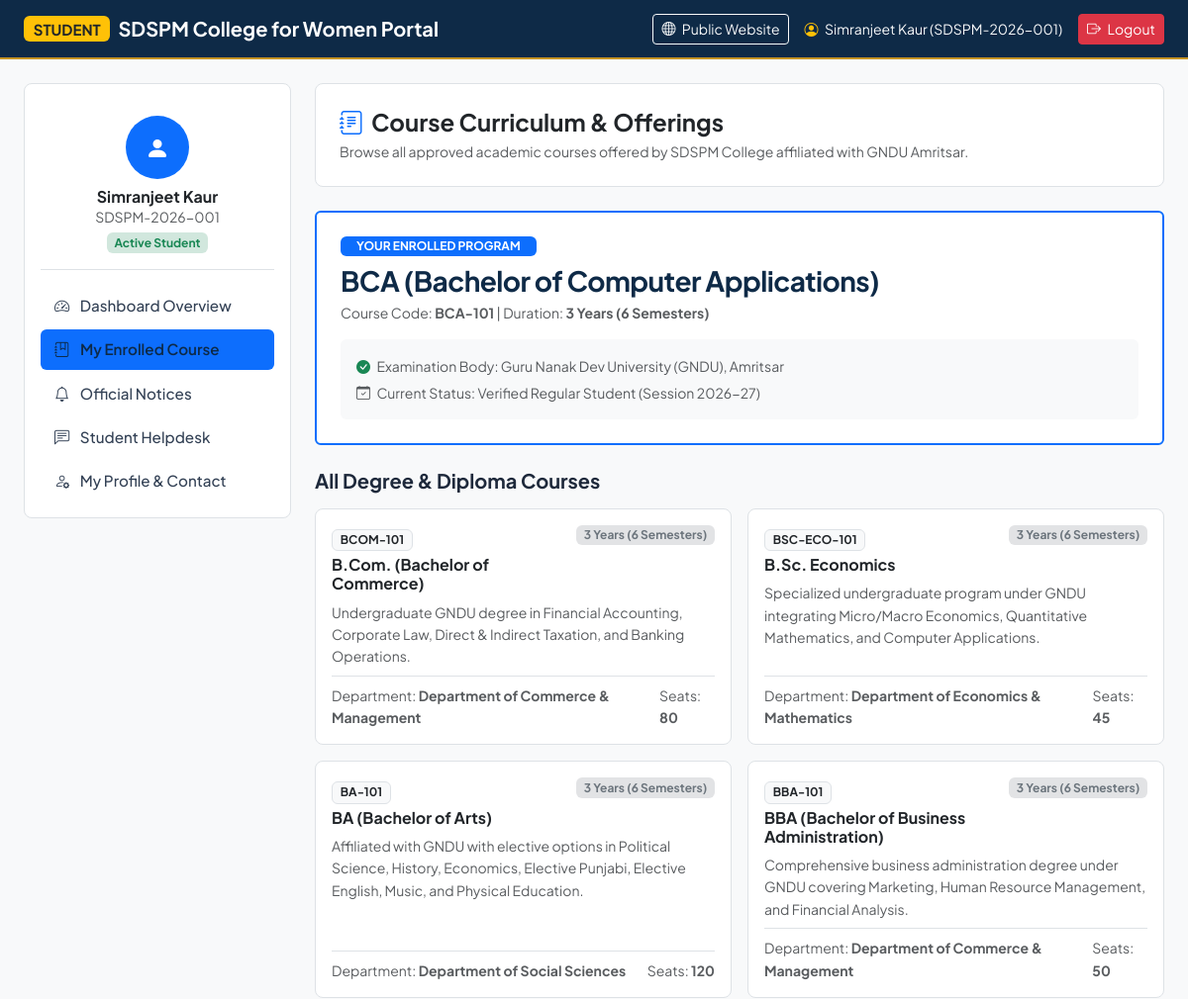
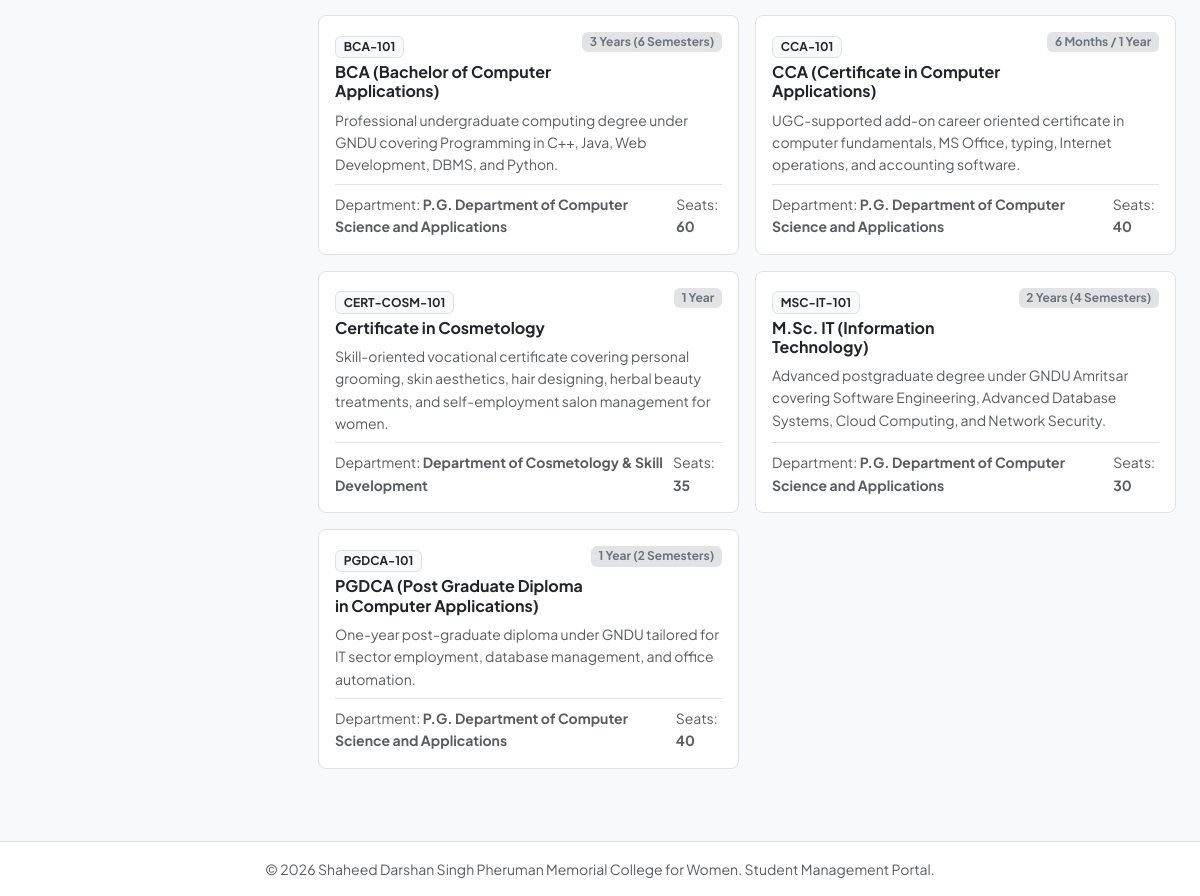
The app's page /user/courses.php (signed in) with its own data (2 pictures, top to bottom).
### tables this page shows
CREATE TABLE IF NOT EXISTS `students` (
  `id` INT AUTO_INCREMENT PRIMARY KEY,
  `roll_no` VARCHAR(50) NOT NULL UNIQUE,
  `full_name` VARCHAR(100) NOT NULL,
  `email` VARCHAR(100) NOT NULL UNIQUE,
  `phone` VARCHAR(20) NOT NULL,
  `password` VARCHAR(255) NOT NULL,
  `course_id` INT DEFAULT NULL,
  `gender` VARCHAR(10) DEFAULT 'Female',
  `address` TEXT,
  `status` ENUM('Active', 'Pending', 'Suspended') DEFAULT 'Active',
  `created_at` TIMESTAMP DEFAULT CURRENT_TIMESTAMP,
  CONSTRAINT `fk_student_course` FOREIGN KEY (`course_id`) REFERENCES `courses` (`id`) ON DELETE SET NULL ON UPDATE CASCADE
);

CREATE TABLE IF NOT EXISTS `courses` (
  `id` INT AUTO_INCREMENT PRIMARY KEY,
  `course_name` VARCHAR(150) NOT NULL,
  `course_code` VARCHAR(30) NOT NULL UNIQUE,
  `department_id` INT,
  `duration` VARCHAR(50) NOT NULL,
  `eligibility` TEXT NOT NULL,
  `seats` INT DEFAULT 60,
  `annual_fee` DECIMAL(10,2) DEFAULT 0.00,
  `description` TEXT,
  `created_at` TIMESTAMP DEFAULT CURRENT_TIMESTAMP,
  CONSTRAINT `fk_course_department` FOREIGN KEY (`department_id`) REFERENCES `departments` (`id`) ON DELETE SET NULL ON UPDATE CASCADE
);

CREATE TABLE IF NOT EXISTS `departments` (
  `id` INT AUTO_INCREMENT PRIMARY KEY,
  `name` VARCHAR(120) NOT NULL UNIQUE,
  `code` VARCHAR(20) NOT NULL UNIQUE,
  `head_of_department` VARCHAR(100) DEFAULT NULL,
  `established_year` INT DEFAULT 1974,
  `description` TEXT,
  `created_at` TIMESTAMP DEFAULT CURRENT_TIMESTAMP
);

### user/courses.php (the view)
<?php
require_once __DIR__ . '/header.php';
try {
    $stmtAll = $pdo->query("SELECT c.*, d.name as department_name FROM courses c LEFT JOIN departments d ON c.department_id = d.id ORDER BY c.course_name ASC");
    $allCourses = $stmtAll->fetchAll();
} catch (Exception $e) {
    $allCourses = [];
}
?>
<div class="card card-college p-4 border bg-white mb-4">
    <h4 class="fw-bold text-navy mb-1"><i class="bi bi-journal-text text-primary me-2"></i>Course Curriculum & Offerings</h4>
    <p class="text-muted small mb-0">Browse all approved academic courses offered by SDSPM College affiliated with GNDU Amritsar.</p>
</div>
<?php if(!empty($currentUser['course_name'])): ?>
    <div class="card border-primary border-2 p-4 bg-white mb-4">
        <span class="badge bg-primary text-uppercase align-self-start mb-2 px-3 py-1">Your Enrolled Program</span>
        <h3 class="fw-bold text-navy mb-1"><?php echo htmlspecialchars($currentUser['course_name']); ?></h3>
        <p class="text-muted small mb-3">Course Code: <strong><?php echo htmlspecialchars($currentUser['course_code']); ?></strong> | Duration: <strong><?php echo htmlspecialchars($currentUser['duration']); ?></strong></p>
        <div class="p-3 bg-light rounded text-muted small">
            <div><i class="bi bi-check-circle-fill text-success me-1"></i> Examination Body: Guru Nanak Dev University (GNDU), Amritsar</div>
            <div class="mt-1"><i class="bi bi-calendar-check me-1"></i> Current Status: Verified Regular Student (Session 2026-27)</div>
        </div>
    </div>
<?php endif; ?>
<h5 class="fw-bold text-navy mb-3">All Degree & Diploma Courses</h5>
<div class="row g-3">
    <?php foreach($allCourses as $c): ?>
        <div class="col-md-6">
            <div class="card card-college p-3 border bg-white h-100">
                <div class="d-flex justify-content-between align-items-start mb-2">
                    <div>
                        <span class="badge bg-light text-dark border small"><?php echo htmlspecialchars($c['course_code']); ?></span>
                        <h6 class="fw-bold text-navy mb-0 mt-1"><?php echo htmlspecialchars($c['course_name']); ?></h6>
                    </div>
                    <span class="badge bg-secondary-subtle text-secondary small"><?php echo htmlspecialchars($c['duration']); ?></span>
                </div>
                <p class="text-muted small mb-2"><?php echo htmlspecialchars($c['description'] ?? ''); ?></p>
                <div class="mt-auto pt-2 border-top small text-muted d-flex justify-content-between">
                    <span>Department: <strong><?php echo htmlspecialchars($c['department_name'] ?? 'General'); ?></strong></span>
                    <span>Seats: <strong><?php echo $c['seats']; ?></strong></span>
                </div>
            </div>
        </div>
    <?php endforeach; ?>
</div>
<?php require_once __DIR__ . '/footer.php'; ?>

### user/header.php (shortened to what this page needs)
<?php
require_once __DIR__ . '/../config/database.php';
$studentId = $_SESSION['student_id'];
$stmt = $pdo->prepare("SELECT s.*, c.course_name, c.course_code, c.duration, c.annual_fee FROM students s LEFT JOIN courses c ON s.course_id = c.id WHERE s.id = :id");
$stmt->execute([':id' => $studentId]);
$currentUser = $stmt->fetch();
$userCurrentPage = basename($_SERVER['PHP_SELF']);
?>
<!DOCTYPE html>
<html lang="en">
<head>
    <link href="https://cdn.jsdelivr.net/npm/bootstrap@5.3.3/dist/css/bootstrap.min.css" rel="stylesheet">
    <link rel="stylesheet" href="https://cdn.jsdelivr.net/npm/bootstrap-icons@1.11.3/font/bootstrap-icons.min.css">
    <link rel="stylesheet" href="../assets/css/style.css">
</head>
<body class="bg-light">
<nav class="navbar navbar-expand-lg navbar-dark bg-navy" style="background-color: #0e2a47; border-bottom: 2px solid #c59323;">
    <div class="container-fluid px-lg-4">
        <a class="navbar-brand d-flex align-items-center gap-2" href="index.php">
            <span class="badge bg-warning text-dark fw-bold">STUDENT</span>
            <span class="fw-bold">SDSPM College for Women Portal</span>
        </a>
        <div class="d-flex align-items-center gap-3">
            <a href="../index.php" class="btn btn-sm btn-outline-light d-none d-md-inline-block"><i class="bi bi-globe me-1"></i> Public Website</a>
            <span class="text-light small d-none d-sm-inline">
                <i class="bi bi-person-circle me-1 text-warning"></i> <?php echo htmlspecialchars($currentUser['full_name']); ?> (<?php echo htmlspecialchars($currentUser['roll_no']); ?>)
            </span>
            <a href="../logout.php" class="btn btn-sm btn-danger"><i class="bi bi-box-arrow-right me-1"></i> Logout</a>
        </div>
    </div>
</nav>
<div class="container-fluid px-lg-4 py-4">
    <div class="row g-4">
        <div class="col-lg-3 col-md-4">
            <div class="card card-college p-3 border">
                <div class="text-center py-3 border-bottom mb-3">
                    <div class="mx-auto mb-2 text-white bg-primary rounded-circle d-flex align-items-center justify-content-center" style="width: 64px; height: 64px; font-size: 1.5rem;">
                        <i class="bi bi-person-fill"></i>
                    </div>
                    <h6 class="fw-bold mb-0 text-navy"><?php echo htmlspecialchars($currentUser['full_name']); ?></h6>
                    <small class="text-muted d-block"><?php echo htmlspecialchars($currentUser['roll_no']); ?></small>
                    <span class="badge bg-success-subtle text-success mt-1"><?php echo htmlspecialchars($currentUser['status']); ?> Student</span>
                </div>
                <div class="nav flex-column nav-pills gap-1">
                    <a href="index.php" class="nav-link py-2 px-3 rounded <?php echo $userCurrentPage == 'index.php' ? 'active bg-primary text-white' : 'text-dark'; ?>">
                        <i class="bi bi-speedometer2 me-2"></i> Dashboard Overview
                    </a>
                    <a href="courses.php" class="nav-link py-2 px-3 rounded <?php echo $userCurrentPage == 'courses.php' ? 'active bg-primary text-white' : 'text-dark'; ?>">
                        <i class="bi bi-journal-bookmark me-2"></i> My Enrolled Course
                    </a>
                    <a href="notices.php" class="nav-link py-2 px-3 rounded <?php echo $userCurrentPage == 'notices.php' ? 'active bg-primary text-white' : 'text-dark'; ?>">
                        <i class="bi bi-bell me-2"></i> Official Notices
                    </a>
                    <a href="enquiry.php" class="nav-link py-2 px-3 rounded <?php echo $userCurrentPage == 'enquiry.php' ? 'active bg-primary text-white' : 'text-dark'; ?>">
                        <i class="bi bi-chat-left-text me-2"></i> Student Helpdesk
                    </a>
                    <a href="profile.php" class="nav-link py-2 px-3 rounded <?php echo $userCurrentPage == 'profile.php' ? 'active bg-primary text-white' : 'text-dark'; ?>">
                        <i class="bi bi-person-gear me-2"></i> My Profile & Contact
                    </a>
                </div>
            </div>
        </div>
        <div class="col-lg-9 col-md-8">

### assets/css/style.css (style rules this page uses)
:root { --sd-navy: #0e2a47; --sd-navy-dark: #081a2d; --sd-navy-light: #183c66; --sd-gold: #c59323; --sd-gold-light: #dfaa3b; --sd-maroon: #7a1c1d; --sd-bg-light: #f8fafc; --sd-text-dark: #1e293b; --sd-text-muted: #64748b; --sd-border: #e2e8f0; }
body { font-family: 'Plus Jakarta Sans', system-ui, -apple-system, sans-serif; color: var(--sd-text-dark); background-color: var(--sd-bg-light); line-height: 1.6; }
h1, h2, h3, .college-brand-title { font-family: 'Plus Jakarta Sans', sans-serif; font-weight: 700; letter-spacing: -0.02em; color: var(--sd-navy); }
.nav-link { font-weight: 500; color: #334155 !important; padding: 8px 14px !important; font-size: 0.95rem; transition: all 0.2s ease; }
.nav-link:hover, .nav-link.active { color: var(--sd-navy) !important; font-weight: 600; }
.card-college { background: #ffffff; border: 1px solid var(--sd-border); border-radius: 8px; transition: transform 0.2s ease, box-shadow 0.2s ease; overflow: hidden; }

### records on screen
students: full_name "Simranjeet Kaur", roll_no "SDSPM-2026-001", status "Active", course.course_name "BCA (Bachelor of Computer Applications)", course.course_code "BCA-101", course.duration "3 Years (6 Semesters)"
courses: course_code "BCOM-101", course_name "B.Com. (Bachelor of Commerce)", duration "3 Years (6 Semesters)", description "Undergraduate GNDU degree in Financial Accounting, Corporate Law, Direct & Indirect Taxation, and Banking Operations.", department.name "Department of Commerce & Management", seats "80"
courses: course_code "BSC-ECO-101", course_name "B.Sc. Economics", duration "3 Years (6 Semesters)", description "Specialized undergraduate program under GNDU integrating Micro/Macro Economics, Quantitative Mathematics, and Computer Applications.", department.name "Department of Economics & Mathematics", seats "45"
courses: course_code "BA-101", course_name "BA (Bachelor of Arts)", duration "3 Years (6 Semesters)", description "Affiliated with GNDU with elective options in Political Science, History, Economics, Elective Punjabi, Elective English, Music, and Physical Education.", department.name "Department of Social Sciences", seats "120"
courses: course_code "BBA-101", course_name "BBA (Bachelor of Business Administration)", duration "3 Years (6 Semesters)", description "Comprehensive business administration degree under GNDU covering Marketing, Human Resource Management, and Financial Analysis.", department.name "Department of Commerce & Management", seats "50"
courses: course_code "BCA-101", course_name "BCA (Bachelor of Computer Applications)", duration "3 Years (6 Semesters)", description "Professional undergraduate computing degree under GNDU covering Programming in C++, Java, Web Development, DBMS, and Python.", department.name "P.G. Department of Computer Science and Applications", seats "60"
courses: course_code "CCA-101", course_name "CCA (Certificate in Computer Applications)", duration "6 Months / 1 Year", description "UGC-supported add-on career oriented certificate in computer fundamentals, MS Office, typing, Internet operations, and accounting software.", department.name "P.G. Department of Computer Science and Applications", seats "40"
courses: course_code "CERT-COSM-101", course_name "Certificate in Cosmetology", duration "1 Year", description "Skill-oriented vocational certificate covering personal grooming, skin aesthetics, hair designing, herbal beauty treatments, and self-employment salon management for women.", department.name "Department of Cosmetology & Skill Development", seats "35"
courses: course_code "MSC-IT-101", course_name "M.Sc. IT (Information Technology)", duration "2 Years (4 Semesters)", description "Advanced postgraduate degree under GNDU Amritsar covering Software Engineering, Advanced Database Systems, Cloud Computing, and Network Security.", department.name "P.G. Department of Computer Science and Applications", seats "30"
courses: course_code "PGDCA-101", course_name "PGDCA (Post Graduate Diploma in Computer Applications)", duration "1 Year (2 Semesters)", description "One-year post-graduate diploma under GNDU tailored for IT sector employment, database management, and office automation.", department.name "P.G. Department of Computer Science and Applications", seats "40"

### other values on screen
COLLEGE_NAME "Shaheed Darshan Singh Pheruman Memorial College for Women"
